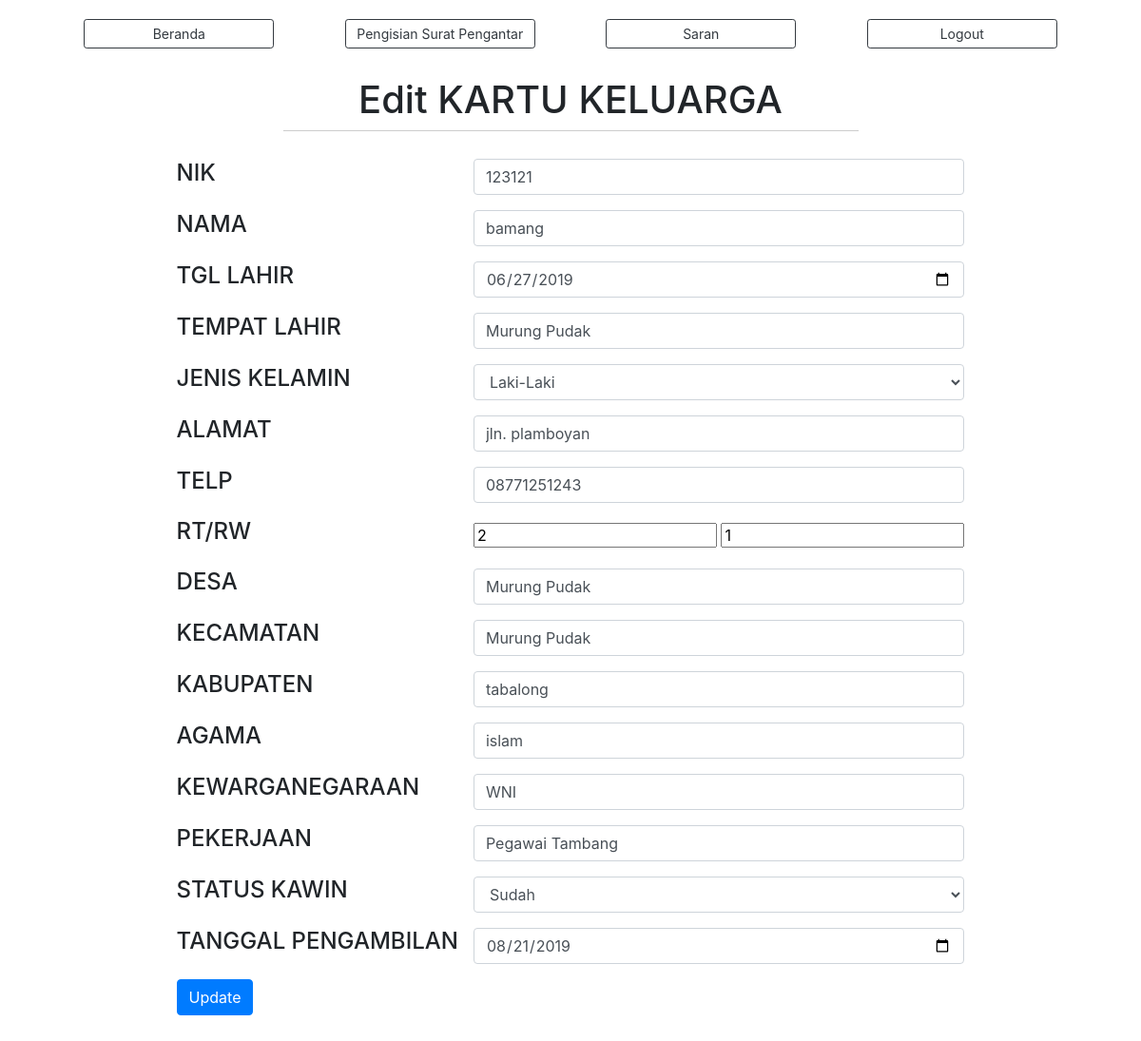
Page /?view=edit-kk&nik=123121 (signed in) on the committed database.
### tables this page shows
CREATE TABLE `ktp` (
  `id_ktp` int(200) NOT NULL,
  `nik` bigint(100) NOT NULL,
  `nama` varchar(50) NOT NULL,
  `tanggal_lahir` date NOT NULL,
  `tempat_lahir` varchar(100) NOT NULL,
  `jekel` varchar(15) NOT NULL,
  `alamat` varchar(100) NOT NULL,
  `telp` varchar(50) NOT NULL,
  `rt` varchar(5) NOT NULL,
  `rw` varchar(5) NOT NULL,
  `desa` varchar(100) NOT NULL,
  `kec` varchar(100) NOT NULL,
  `kab` varchar(100) NOT NULL,
  `agama` varchar(10) NOT NULL,
  `kewarganegaraan` varchar(10) NOT NULL,
  `pekerjaan` varchar(100) NOT NULL,
  `status_kawin` varchar(100) NOT NULL,
  `status_cetak` int(5) NOT NULL DEFAULT 0,
  `tanggal_permohonan` date NOT NULL,
  `tgl_pengambilan` date DEFAULT NULL,
  `tgl_berfoto` date DEFAULT NULL,
  `keperluan` varchar(50) NOT NULL,
  `surat_pengantar_ttd` varchar(200) DEFAULT NULL,
  `user` varchar(200) DEFAULT NULL
);

### models/admin.php (called while the page is built, shortened)
<?php
class Admin
{
  private $mysqli;
  function __construct($mysqli)
  {
    $this->mysqli = $mysqli;
  }
  public function editKK($nik)
  {
    $db = $this->mysqli->conn;
    $sql = " SELECT * FROM ktp WHERE nik = '$nik' AND keperluan='KK' ";
    $query = $db->query($sql);
    return $query;
  }
}
?>

### view/kartu-keluarga/edit-kk.php (the view, shortened to what this page needs)
<?php
$nik = @$_GET['nik'];
$data = $objAdmin->editKK($nik)->fetch_object();
 ?>
<div class="header-hal">
    <h1>Edit KARTU KELUARGA</h1>
    <hr>
</div>
<div class="container" id="" style="">
	<form class="" id="" method="POST" action="" enctype="multipart/form-data">
    <table align="center">
        <tr>
					<td> <h4>NIK</h4> </td>
					<td> <input type="text" class="form-control" name="NIK" placeholder="Masukan NIK KTP" value="<?= $data->nik ?>"> </td>
				</tr>
				<tr>
					<td> <h4>NAMA</h4> </td>
					<td> <input type="text" class="form-control" name="NAMA" placeholder="Masukan Nama Lengkap"  value="<?= $data->nama ?>"> </td>
				</tr>
				<tr>
					<td> <h4>TGL LAHIR</h4> </td>
					<td> <input type="date" class="form-control" name="TGL_LAHIR"  value="<?= $data->tanggal_lahir ?>"> </td>
				</tr>
				<tr>
					<td> <h4>TEMPAT LAHIR</h4> </td>
					<td> <input type="text" class="form-control" name="TEMPAT_LAHIR" placeholder="Tempat Lahir"  value="<?= $data->tempat_lahir ?>"> </td>
				</tr>
				<tr>
					<td> <h4>JENIS KELAMIN</h4> </td>
					<td>
						<select name="JEKEL" class="form-control">
						<option value="laki-laki">Laki-Laki</option>
						</select>
					</td>
				</tr>
				<tr>
					<td> <h4>ALAMAT</h4> </td>
					<td> <input type="text" class="form-control" name="ALAMAT" placeholder="Alamat"  value="<?= $data->alamat ?>"> </td>
				</tr>
        <tr>
          <td> <h4>TELP</h4> </td>
          <td> <input type="text" class="form-control" name="TELP" placeholder="Telp"  value="<?= $data->telp ?>"> </td>
        </tr>
				<tr>
					<td> <h4>RT/RW</h4> </td>
					<td> <input type="text" class="" name="RT" placeholder="RT"  value="<?= $data->rt ?>"> <input type="" class="" name="RW" placeholder="RW"  value="<?= $data->rw ?>"> </td>
				</tr>
        <tr>
          <td> <h4>DESA</h4> </td>
          <td> <input type="text" class="form-control" name="DESA" placeholder="Desa"  value="<?= $data->desa ?>"> </td>
        </tr>
        <tr>
          <td> <h4>KECAMATAN</h4> </td>
          <td> <input type="text" class="form-control" name="KECAMATAN" placeholder="Kecamatan"  value="<?= $data->kec ?>"> </td>
        </tr>
        <tr>
          <td> <h4>KABUPATEN</h4> </td>
          <td> <input type="text" class="form-control" name="KABUPATEN" placeholder="Kabupaten"  value="<?= $data->kab ?>"> </td>
        </tr>
				<tr>
					<td> <h4>AGAMA</h4> </td>
					<td> <input type="text" class="form-control" name="AGAMA" placeholder="Agama"  value="<?= $data->agama ?>"> </td>
				</tr>
				<tr>
					<td> <h4>KEWARGANEGARAAN</h4> </td>
					<td> <input type="text" class="form-control" name="KEWARGANEGARAAN" placeholder="Kewarganegaraan"  value="<?= $data->kewarganegaraan ?>"> </td>
				</tr>
        <tr>
					<td> <h4>PEKERJAAN</h4> </td>
					<td> <input type="text" class="form-control" name="PEKERJAAN" placeholder="Pekerjaan"  value="<?= $data->pekerjaan ?>"> </td>
				</tr>
        <tr>
          <td> <h4>STATUS KAWIN</h4> </td>
          <td>
            <select name="STATUS_KAWIN" class="form-control">
            <option value="Sudah">Sudah</option>
            </select>
          </td>
        </tr>
        <?php if (@$_SESSION['hak_akses'] == 2) { ?>
        <tr>
          <td> <h4>TANGGAL PENGAMBILAN</h4> </td>
          <td> <input type="date" class="form-control" name="TGL_PENGAMBILAN" placeholder="Tanggal Pengambilan"  value="<?= $data->tgl_pengambilan ?>"> </td>
        </tr>
      <?php } ?>
				<tr>
					<td> <input type="submit" class="btn btn-md btn-primary" name="update" value="Update"> </td>
				</tr>
		</table>
	</form>
</div>

### assets/css/home.css (style rules this page uses)
.header-hal { width: 100%; text-align: center; margin-top: 10px; }
hr { height: 1px; border-top: 1px solid #ccc; margin: auto; width: 50%; padding: 10px; }
.view-buku th, td { text-align: left; padding: 8px; }

### rows in the picture
ktp: NIK "123121", NAMA "bamang", TGL_LAHIR "06/27/2019", TEMPAT_LAHIR "Murung Pudak", ALAMAT "jln. plamboyan", TELP "08771251243", RT "2", RW "1", DESA "Murung Pudak", KECAMATAN "Murung Pudak", KABUPATEN "tabalong", AGAMA "islam", KEWARGANEGARAAN "WNI", PEKERJAAN "Pegawai Tambang", TGL_PENGAMBILAN "08/21/2019"
